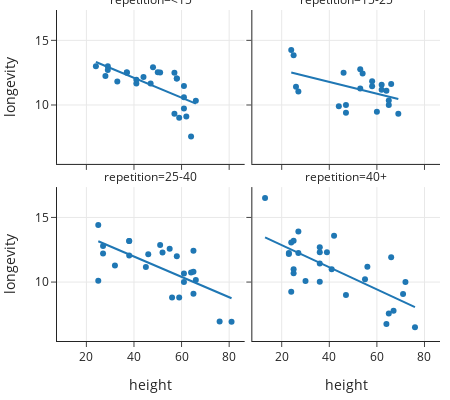

Notebook code for this chart:
### Markdown cell above
{numref}`Figure %s <lon-vs-height-multiples>`
is an example of a facet plot where each individual plot shows the
relationship between longevity and height for a different range of repetitions.
By separating scatterplots, we can assess how the relationship between two
quantitative values changes across the subgroups. And, we can more easily see the range of
height and longevity for each repetition range.

### Code cell
fig = px.scatter(dogs.dropna(subset=['repetition']), x='height', y='longevity', 
                 facet_col='repetition', facet_col_wrap=2, trendline='ols',
                width=450, height=400)
fig.show()

### Figure 1 — Plotly figure (JSON) as saved in the notebook; plotly's stock layout.template omitted (floating-point values rounded to 4 significant figures)
{"data": [{"hovertemplate": "repetition=<15<br>height=%{x}<br>longevity=%{y}<extra></extra>", "legendgroup": "", "marker": {"color": "#1F77B4", "symbol": "circle"}, "mode": "markers", "name": "", "orientation": "v", "showlegend": false, "type": "scatter", "x": [51, 48, 41, 37, 24, 47, 37, 33, 50, 41, 61, 58, null, 58, 59, 66, 61, 28, 62, 61, 64, 61, 61, 29, 61, 57, 44, 29, 47, 57, 64], "xaxis": "x3", "y": [12.52, 12.92, 11.66, 12.5, 13, 11.67, 12.53, 11.81, 12.54, 11.95, 11.46, 12.04, 9.67, 12.04, 9.02, 10.33, 10.6, 12.25, 9.11, 9.73, 7.56, null, null, 12.7, null, 9.33, 12.17, 13, null, 12.5, null], "yaxis": "y3"}, {"hovertemplate": "<b>OLS trendline</b><br>longevity = -0.0766249 * height + 15.1648<br>R<sup>2</sup>=0.454049<br><br>repetition=<15<br>height=%{x}<br>longevity=%{y} <b>(trend)</b><extra></extra>", "legendgroup": "", "marker": {"color": "#1F77B4", "symbol": "circle"}, "mode": "lines", "name": "", "showlegend": false, "type": "scatter", "x": [24, 28, 29, 29, 33, 37, 37, 41, 41, 44, 47, 48, 50, 51, 57, 57, 58, 58, 59, 61, 61, 61, 62, 64, 66], "xaxis": "x3", "y": [13.33, 13.02, 12.94, 12.94, 12.64, 12.33, 12.33, 12.02, 12.02, 11.79, 11.56, 11.49, 11.33, 11.26, 10.8, 10.8, 10.72, 10.72, 10.64, 10.49, 10.49, 10.49, 10.41, 10.26, 10.11], "yaxis": "y3"}, {"hovertemplate": "repetition=15-25<br>height=%{x}<br>longevity=%{y}<extra></extra>", "legendgroup": "", "marker": {"color": "#1F77B4", "symbol": "circle"}, "mode": "markers", "name": "", "orientation": "v", "showlegend": false, "type": "scatter", "x": [null, 25, 46, 26, 27, null, 66, 58, 54, 60, 64, 62, 62, 53, 65, 47, 65, 47, 69, 58, 46, 53, 44, null, 29, 51, 25, 42, 24], "xaxis": "x4", "y": [14, 13.84, 12.49, 11.42, 11.05, 12.6, 11.63, 11.83, 12.44, 9.48, 11.1, 11.57, 11.17, 11.27, 10.34, 10, 10, 9.4, 9.32, 11.45, null, 12.77, 9.9, 9.32, null, null, null, null, 14.25], "yaxis": "y4"}, {"hovertemplate": "<b>OLS trendline</b><br>longevity = -0.0456982 * height + 13.6117<br>R<sup>2</sup>=0.235689<br><br>repetition=15-25<br>height=%{x}<br>longevity=%{y} <b>(trend)</b><extra></extra>", "legendgroup": "", "marker": {"color": "#1F77B4", "symbol": "circle"}, "mode": "lines", "name": "", "showlegend": false, "type": "scatter", "x": [24, 25, 26, 27, 44, 46, 47, 47, 53, 53, 54, 58, 58, 60, 62, 62, 64, 65, 65, 66, 69], "xaxis": "x4", "y": [12.51, 12.47, 12.42, 12.38, 11.6, 11.51, 11.46, 11.46, 11.19, 11.19, 11.14, 10.96, 10.96, 10.87, 10.78, 10.78, 10.69, 10.64, 10.64, 10.6, 10.46], "yaxis": "y4"}, {"hovertemplate": "repetition=25-40<br>height=%{x}<br>longevity=%{y}<extra></extra>", "legendgroup": "", "marker": {"color": "#1F77B4", "symbol": "circle"}, "mode": "markers", "name": "", "orientation": "v", "showlegend": false, "type": "scatter", "x": [55, null, 51, 27, null, 27, 65, 25, 52, null, 25, 32, 38, 58, null, 66, 65, 59, 61, 81, 76, 58, 42, 64, 48, 64, 61, 45, 61, 64, 46, 71, 65, null, 38, 46, 38, 38, 56], "xaxis": "x", "y": [12.58, 12.63, 12.87, 12.8, 13.51, 12.21, 12.42, 14.42, 12.28, 10.92, 10.1, 11.29, 12.05, 12, 9.36, 10.16, 9.1, 8.81, 10.67, 6.94, 6.96, null, null, null, null, 10.75, null, 11.17, 10, null, null, null, 10.8, 8.7, 13.17, 12.16, null, 13.17, 8.8], "yaxis": "y"}, {"hovertemplate": "<b>OLS trendline</b><br>longevity = -0.0787387 * height + 15.126<br>R<sup>2</sup>=0.445933<br><br>repetition=25-40<br>height=%{x}<br>longevity=%{y} <b>(trend)</b><extra></extra>", "legendgroup": "", "marker": {"color": "#1F77B4", "symbol": "circle"}, "mode": "lines", "name": "", "showlegend": false, "type": "scatter", "x": [25, 25, 27, 27, 32, 38, 38, 38, 45, 46, 51, 52, 55, 56, 58, 59, 61, 61, 64, 65, 65, 65, 66, 76, 81], "xaxis": "x", "y": [13.16, 13.16, 13.0, 13.0, 12.61, 12.13, 12.13, 12.13, 11.58, 11.5, 11.11, 11.03, 10.8, 10.72, 10.56, 10.48, 10.32, 10.32, 10.09, 10.01, 10.01, 10.01, 9.929, 9.142, 8.748], "yaxis": "y"}, {"hovertemplate": "repetition=40+<br>height=%{x}<br>longevity=%{y}<extra></extra>", "legendgroup": "", "marker": {"color": "#1F77B4", "symbol": "circle"}, "mode": "markers", "name": "", "orientation": "v", "showlegend": false, "type": "scatter", "x": [27, 13, 23, 25, null, 36, 39, 41, 24, 36, 42, 36, 23, 25, 66, null, 56, null, 71, 55, 47, 64, 65, 76, 67, null, 30, 72, 24, 37, 36, 27, 25], "xaxis": "x2", "y": [13.92, 16.5, 12.25, 13.2, 12, 12.3, 12.31, 11, 13.07, 11.43, 13.58, 10.02, 12.17, 10.69, 11.92, 11.56, 11.19, 9, 9.08, 10.21, 9.01, 6.75, 7.57, 6.5, 7.78, 6.29, 10.08, 10, 9.25, null, 12.7, 12.25, 11], "yaxis": "y2"}, {"hovertemplate": "<b>OLS trendline</b><br>longevity = -0.0858459 * height + 14.5806<br>R<sup>2</sup>=0.487114<br><br>repetition=40+<br>height=%{x}<br>longevity=%{y} <b>(trend)</b><extra></extra>", "legendgroup": "", "marker": {"color": "#1F77B4", "symbol": "circle"}, "mode": "lines", "name": "", "showlegend": false, "type": "scatter", "x": [13, 23, 23, 24, 24, 25, 25, 25, 27, 27, 30, 36, 36, 36, 36, 39, 41, 42, 47, 55, 56, 64, 65, 66, 67, 71, 72, 76], "xaxis": "x2", "y": [13.46, 12.61, 12.61, 12.52, 12.52, 12.43, 12.43, 12.43, 12.26, 12.26, 12.01, 11.49, 11.49, 11.49, 11.49, 11.23, 11.06, 10.98, 10.55, 9.859, 9.773, 9.086, 9.001, 8.915, 8.829, 8.485, 8.4, 8.056], "yaxis": "y2"}], "layout": {"annotations": [{"font": {}, "showarrow": false, "text": "repetition=25-40", "x": 0.245, "xanchor": "center", "xref": "paper", "y": 0.465, "yanchor": "bottom", "yref": "paper"}, {"font": {}, "showarrow": false, "text": "repetition=40+", "x": 0.755, "xanchor": "center", "xref": "paper", "y": 0.465, "yanchor": "bottom", "yref": "paper"}, {"font": {}, "showarrow": false, "text": "repetition=<15", "x": 0.245, "xanchor": "center", "xref": "paper", "y": 1.0, "yanchor": "bottom", "yref": "paper"}, {"font": {}, "showarrow": false, "text": "repetition=15-25", "x": 0.755, "xanchor": "center", "xref": "paper", "y": 1.0, "yanchor": "bottom", "yref": "paper"}], "height": 400, "legend": {"tracegroupgap": 0}, "width": 450, "xaxis": {"anchor": "y", "autorange": true, "domain": [0, 0.49], "range": [7.467, 86.53], "title": {"text": "height"}, "type": "linear"}, "xaxis2": {"anchor": "y2", "autorange": true, "domain": [0.51, 1], "matches": "x", "range": [7.467, 86.53], "title": {"text": "height"}, "type": "linear"}, "xaxis3": {"anchor": "y3", "autorange": true, "domain": [0, 0.49], "matches": "x", "range": [7.467, 86.53], "showticklabels": false, "type": "linear"}, "xaxis4": {"anchor": "y4", "autorange": true, "domain": [0.51, 1], "matches": "x", "range": [7.467, 86.53], "showticklabels": false, "type": "linear"}, "yaxis": {"anchor": "x", "autorange": true, "domain": [0, 0.465], "range": [5.398, 17.39], "title": {"text": "longevity"}, "type": "linear"}, "yaxis2": {"anchor": "x2", "autorange": true, "domain": [0, 0.465], "matches": "y", "range": [5.398, 17.39], "showticklabels": false, "type": "linear"}, "yaxis3": {"anchor": "x3", "autorange": true, "domain": [0.535, 1.0], "matches": "y", "range": [5.398, 17.39], "title": {"text": "longevity"}, "type": "linear"}, "yaxis4": {"anchor": "x4", "autorange": true, "domain": [0.535, 1.0], "matches": "y", "range": [5.398, 17.39], "showticklabels": false, "type": "linear"}}}
